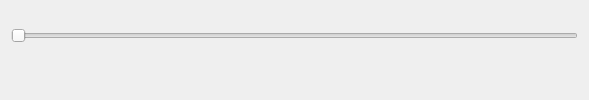
<?xml version="1.0" encoding="UTF-8"?>
<ui version="4.0">
 <class>VideoForm</class>
 <widget class="QWidget" name="VideoForm">
  <property name="geometry">
   <rect>
    <x>0</x>
    <y>0</y>
    <width>589</width>
    <height>100</height>
   </rect>
  </property>
  <property name="mouseTracking">
   <bool>true</bool>
  </property>
  <property name="windowTitle">
   <string>Form</string>
  </property>
  <property name="autoFillBackground">
   <bool>false</bool>
  </property>
  <layout class="QGridLayout" name="gridLayout_2">
   <item row="0" column="0">
    <layout class="QGridLayout" name="gridLayout">
     <item row="1" column="5">
      <widget class="QPushButton" name="right">
       <property name="autoFillBackground">
        <bool>false</bool>
       </property>
       <property name="styleSheet">
        <string notr="true"/>
       </property>
       <property name="text">
        <string/>
       </property>
       <property name="icon">
        <iconset>
         <normaloff>media/icons/right.png</normaloff>media/icons/right.png</iconset>
       </property>
       <property name="iconSize">
        <size>
         <width>16</width>
         <height>16</height>
        </size>
       </property>
       <property name="flat">
        <bool>true</bool>
       </property>
      </widget>
     </item>
     <item row="1" column="3">
      <widget class="QPushButton" name="start">
       <property name="autoFillBackground">
        <bool>false</bool>
       </property>
       <property name="text">
        <string/>
       </property>
       <property name="icon">
        <iconset>
         <normaloff>media/icons/start.png</normaloff>media/icons/start.png</iconset>
       </property>
       <property name="iconSize">
        <size>
         <width>16</width>
         <height>16</height>
        </size>
       </property>
       <property name="flat">
        <bool>true</bool>
       </property>
      </widget>
     </item>
     <item row="1" column="1">
      <widget class="QPushButton" name="left">
       <property name="cursor">
        <cursorShape>ArrowCursor</cursorShape>
       </property>
       <property name="autoFillBackground">
        <bool>false</bool>
       </property>
       <property name="inputMethodHints">
        <set>Qt::ImhNone</set>
       </property>
       <property name="text">
        <string/>
       </property>
       <property name="icon">
        <iconset>
         <normaloff>media/icons/left.png</normaloff>media/icons/left.png</iconset>
       </property>
       <property name="iconSize">
        <size>
         <width>16</width>
         <height>16</height>
        </size>
       </property>
       <property name="autoDefault">
        <bool>false</bool>
       </property>
       <property name="default">
        <bool>false</bool>
       </property>
       <property name="flat">
        <bool>true</bool>
       </property>
      </widget>
     </item>
     <item row="1" column="2">
      <spacer name="horizontalSpacer">
       <property name="orientation">
        <enum>Qt::Horizontal</enum>
       </property>
       <property name="sizeType">
        <enum>QSizePolicy::Minimum</enum>
       </property>
       <property name="sizeHint" stdset="0">
        <size>
         <width>20</width>
         <height>20</height>
        </size>
       </property>
      </spacer>
     </item>
     <item row="1" column="0">
      <spacer name="horizontalSpacer_3">
       <property name="orientation">
        <enum>Qt::Horizontal</enum>
       </property>
       <property name="sizeHint" stdset="0">
        <size>
         <width>40</width>
         <height>20</height>
        </size>
       </property>
      </spacer>
     </item>
     <item row="1" column="6">
      <spacer name="horizontalSpacer_4">
       <property name="orientation">
        <enum>Qt::Horizontal</enum>
       </property>
       <property name="sizeHint" stdset="0">
        <size>
         <width>40</width>
         <height>20</height>
        </size>
       </property>
      </spacer>
     </item>
     <item row="1" column="4">
      <spacer name="horizontalSpacer_2">
       <property name="orientation">
        <enum>Qt::Horizontal</enum>
       </property>
       <property name="sizeType">
        <enum>QSizePolicy::Minimum</enum>
       </property>
       <property name="sizeHint" stdset="0">
        <size>
         <width>20</width>
         <height>20</height>
        </size>
       </property>
      </spacer>
     </item>
     <item row="0" column="0" colspan="7">
      <widget class="QSlider" name="horizontalSlider">
       <property name="autoFillBackground">
        <bool>false</bool>
       </property>
       <property name="orientation">
        <enum>Qt::Horizontal</enum>
       </property>
      </widget>
     </item>
    </layout>
   </item>
  </layout>
 </widget>
 <resources/>
 <connections/>
</ui>
